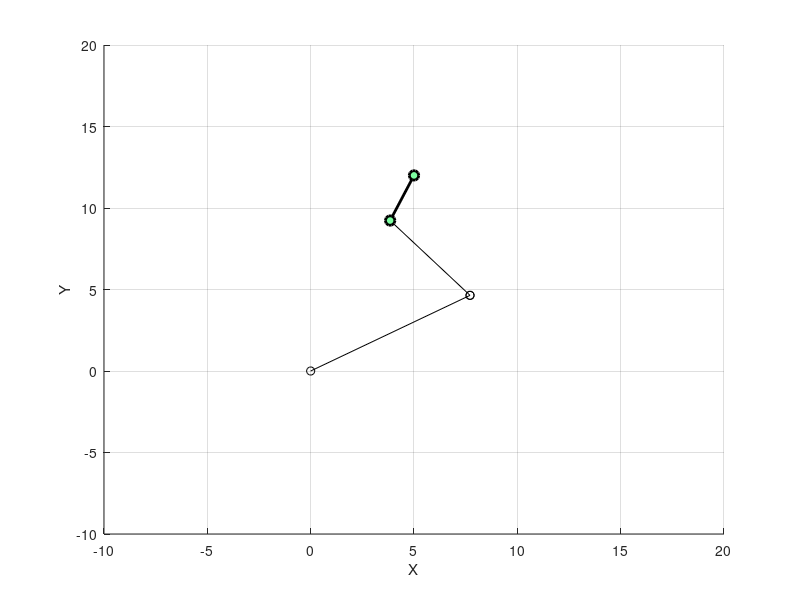

This chart was generated by the following MATLAB code:
close all;
clc;
clear all;

DEG2RAD = 0.01745329252;
RAD2DEG = 57.2958;
%Koordinat yang diinginkan
posx=[0,0,5,5];
posy=[6,12,6,12];
%iterasi
tmaks=24;
%panjang link
l1=9;
l2=6;
l3=3;

n=1;
%koordinat awal
X0 = 0;
Y0 = 0;
Z0 = 0;
%fungsi trajectory
while n<4
   xinit = posx(n);
   yinit = posy(n);
   xgoal = posx(n+1);
   ygoal = posy(n+1);
    for t=1:tmaks
    %persamaan work-Pos based Trajectory
    px=xinit+((xgoal-xinit)/tmaks*t);
    py=yinit+((ygoal-yinit)/tmaks*t);
    fprintf('nilai px(%d) = %d\n',t,px);
    %inverse kinematik
    sudutorientasi=atan(py/px);
    sudutorientasi=sudutorientasi*RAD2DEG;

    ybaru=py-(l3*sin(sudutorientasi*DEG2RAD));
    xbaru=px-(l3*cos(sudutorientasi*DEG2RAD));

    op=sqrt(xbaru^2+ybaru^2);
    t2= acos((op^2-l1^2-l2^2)/(2*l1*l2));
    t2=t2*RAD2DEG;%jika bernilai minus maka elbow down
    t1= atan(ybaru/xbaru)-atan((l2*sin(t2*DEG2RAD))/((op^2+l1^2-l2^2)/(2*l1)));
    t1=t1*RAD2DEG;
    t3=sudutorientasi-t1-t2;
    
    %Forward Kinematik
    % dof 1(rot Z) trans x
    RTZ_1 = [cos(t1*DEG2RAD) -sin(t1*DEG2RAD)  0 0; 
           sin(t1*DEG2RAD)  cos(t1*DEG2RAD)  0 0;
           0 0 1 0;
           0 0 0 1];
    TT1 = [1 0 0 l1; 
           0 1 0 0; 
           0 0 1 0; 
           0 0 0 1];
    FKT =  RTZ_1 * TT1;
    X1 = FKT(1, 4);
    Y1 = FKT(2, 4);
    Z1 = FKT(3, 4);
    %dof 2(rot Z) trans X
    RTZ_2 = [cos(t2*DEG2RAD) -sin(t2*DEG2RAD)  0 0; 
           sin(t2*DEG2RAD)  cos(t2*DEG2RAD)  0 0;
           0 0 1 0;
           0 0 0 1];
    TT2 = [1 0 0 l2; 
           0 1 0 0; 
           0 0 1 0; 
           0 0 0 1];
    FKT = FKT * RTZ_2 * TT2;
    X2 = FKT(1, 4);
    Y2 = FKT(2, 4);
    Z2 = FKT(3, 4);
    %dof 3(rot Z) trans X
    RTZ_3 = [cos(t3*DEG2RAD) -sin(t3*DEG2RAD)  0 0; 
           sin(t3*DEG2RAD)  cos(t3*DEG2RAD)  0 0;
           0 0 1 0;
           0 0 0 1];
    TT3 = [1 0 0 l3; 
           0 1 0 0; 
           0 0 1 0; 
           0 0 0 1];
    FKT = FKT * RTZ_3 * TT3;
    X3 = FKT(1, 4);
    Y3 = FKT(2, 4);
    Z3 = FKT(3, 4);
    %plot tangan robotic 3 dof planar
    figure(1);
    plot3([X0 X1], [Y0 Y1], [Z0 Z1], '-ko', ...
        [X1 X2], [Y1 Y2], [Z1 Z2], '-ko', ... 
        [X2 X3], [Y2 Y3], [Z2 Z3], '-ko', ... 
         'LineWidth',2,'MarkerEdgeColor','k','MarkerFaceColor',[.49 1 .63],'MarkerSize',7);    
        xlabel('X');
        ylabel('Y');
        zlabel('Z');
        axis([-10 20 -10 20 -10 20 ]);
        view(0, 90);
        grid on;
        pause(0.1);
    end
n=n+1;
end








